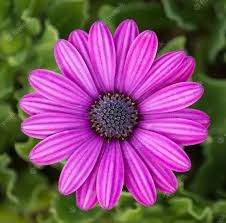
#> input picture flower.jpeg, 226 x 223 px, given in place of Flower.jpg, which was not available
$ python edge_filters.py   (older library calls are emulated)
#> lines starting #> are read from the running program, lines starting #| are printed output that depends on the picture; pictures that were not available may be replaced by others from this repository, and a replacement may not be noted
import numpy as np
import cv2
from PIL import Image
import matplotlib.pyplot as plt
img = Image.open("/Flower.jpg")
#> img is the input picture: PIL image 226x223 RGB; mean R, G, B 129.9, 76.8, 109.9
img = np.array(img,dtype=np.uint8)
def get_all_types_of_edges(img):
    laplace_kernel = np.array([
        [-1, -1, -1],
        [-1, 8, -1],
        [-1, -1, -1],
    ])
    x_kernel = np.array([
        [1, 1, 1],
        [0, 0, 0],
        [-1, -1, -1],
    ])
    y_kernel = np.array([
        [1, 0, -1],
        [1, 0, -1],
        [1, 0, -1],
    ])
    sharpen_kernel = np.array([
        [0, -1, 0],
        [-1, 5, -1],
        [0, -1, 0],
    ])
    blur_kernel = (1/16) * np.array([
        [1, 2, 1],
        [2, 4, 2],
        [1, 2, 1],
    ])

    # Laplace edges
    laplace_edges = cv2.filter2D(img, -1, laplace_kernel)
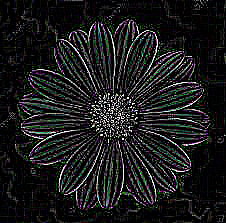
#> laplace_edges: shape (223, 226, 3); mean R, G, B 26.7, 27.7, 27.5
    x_edges = cv2.filter2D(img, -1, x_kernel)
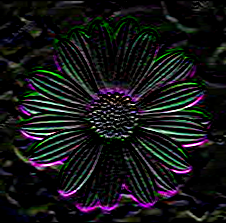
#> x_edges: shape (223, 226, 3); mean R, G, B 21.8, 22.5, 23.3
    y_edges = cv2.filter2D(img, -1, y_kernel)
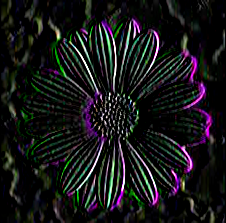
#> y_edges: shape (223, 226, 3); mean R, G, B 22.8, 23.1, 23.5
    sharp = cv2.filter2D(img, -1, sharpen_kernel)
    blur = cv2.filter2D(img, -1, blur_kernel)

    # Sobel edges
    sobelx = cv2.Sobel(src=img, ddepth=cv2.CV_64F, dx=1, dy=0, ksize=5)
    sobely = cv2.Sobel(src=img, ddepth=cv2.CV_64F, dx=0, dy=1, ksize=5)
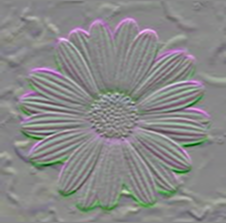
#> sobely: shape (223, 226, 3) float64; mean R, G, B 14.1, 15, 4.5; drawn with min black and max white
    sobelxy = cv2.Sobel(src=img, ddepth=cv2.CV_64F, dx=1, dy=1, ksize=5)
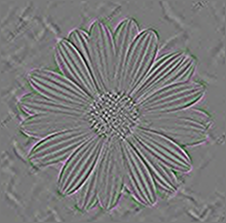
#> sobelxy: shape (223, 226, 3) float64; mean R, G, B 0, 0, 0; drawn with min black and max white

    # Canny edges
    edges = cv2.Canny(image=img, threshold1=100, threshold2=200)
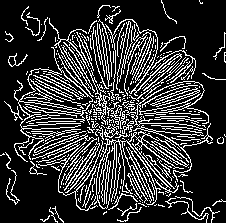
#> edges: shape (223, 226); 20.5% white in thin lines or dots

    laplace_edges_dict = {"Laplace": laplace_edges, "x_edges": x_edges, "y_edges": y_edges}
    sobel_edges_dict = {"Sobelx": sobelx, "Sobely": sobely, "Sobelxy": sobelxy}
    canny_edges_dict = {"Canny": edges}
    extra_filters_dict = {"Sharpen": sharp, "Blur": blur}

    return {"Laplace_edges": laplace_edges_dict, "Sobel_edges": sobel_edges_dict, "Canny_Edges": canny_edges_dict, "Extra_filters": extra_filters_dict}
def display_all(img):
  for k1 in img.keys():
    plt.figure()
    for k2 in img[k1].keys():
      print(k2)
      plt.imshow(img[k1][k2])
      plt.title(k1+"_"+k2)
      plt.show()
RGB_filter_outs = get_all_types_of_edges(img)
#> RGB_filter_outs = 4 items
display_all(RGB_filter_outs)
#> the loop in display_all, `for k1 in img.keys():` made 4 passes
#> k1 on passes 1 to 4: 'Laplace_edges', 'Sobel_edges', 'Canny_Edges', 'Extra_filters'
#| Laplace
#| x_edges
#| y_edges
#| Sobelx
#| Sobely
#| Sobelxy
#| Canny
#| Sharpen
#| Blur
#> pass 2, in display_all, `plt.show()`:
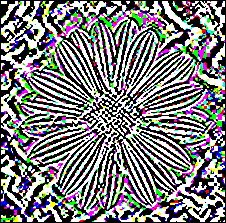
#> shown: shape (223, 226, 3) float64; mean R, G, B 0.49, 0.488, 0.493

$ run again, with sharpen.png saved as flower.jpeg
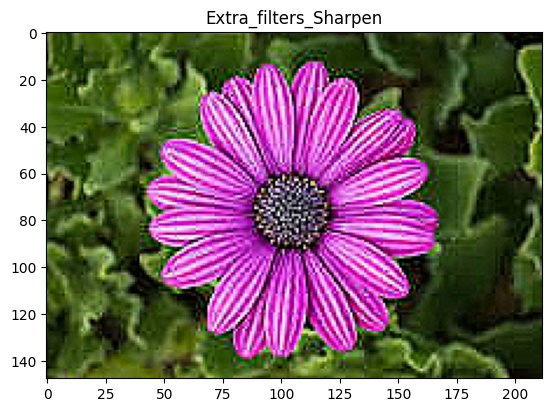
#> input picture sharpen.png, 552 x 412 px, given in place of Flower.jpg, which was not available
#> img is the input picture: PIL image 552x412 RGB; mean R, G, B 137.4, 118.9, 120.8
#> in get_all_types_of_edges, `edges = cv2.Canny(image=img, threshold1=100, threshold2=200)`:
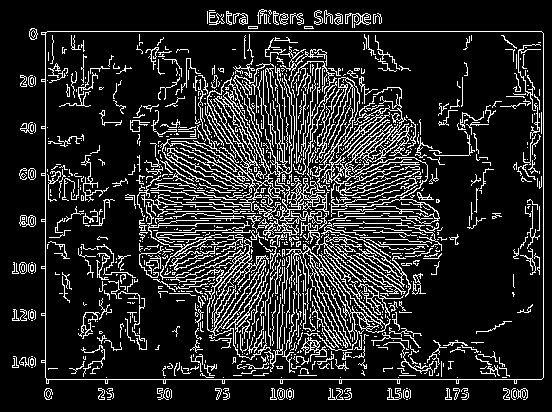
#> edges: shape (412, 552); 15.4% white in thin lines or dots
#> RGB_filter_outs = 4 items
#> the loop in display_all, `for k1 in img.keys():` made 4 passes
#> k1 on passes 1 to 4: 'Laplace_edges', 'Sobel_edges', 'Canny_Edges', 'Extra_filters'
#> (printed output is left out)
#> pass 2, in display_all, `plt.show()`:
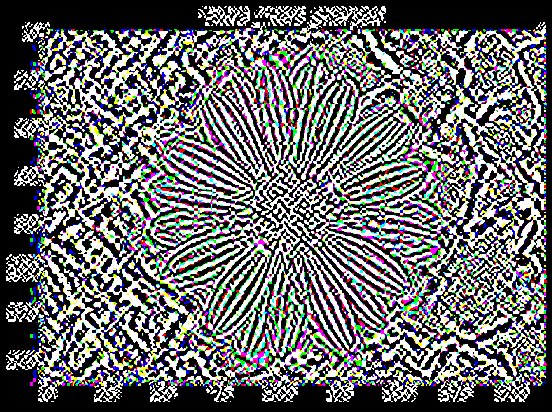
#> shown: shape (412, 552, 3) float64; mean R, G, B 0.42, 0.421, 0.423

$ run again, with sobelxy.png saved as flower.jpeg
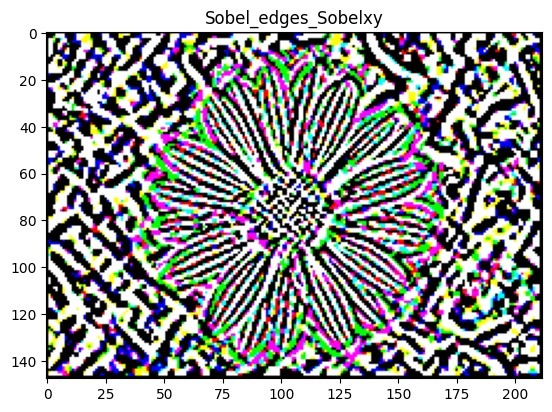
#> input picture sobelxy.png, 552 x 412 px, given in place of Flower.jpg, which was not available
#> img is the input picture: PIL image 552x412 RGB; mean R, G, B 153.4, 154, 153.2
#> in get_all_types_of_edges, `edges = cv2.Canny(image=img, threshold1=100, threshold2=200)`:
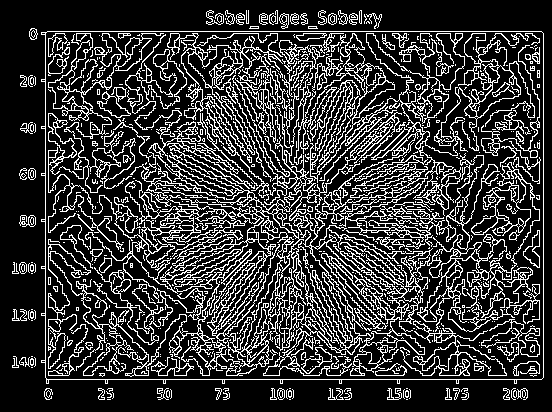
#> edges: shape (412, 552); 22% white in thin lines or dots
#> RGB_filter_outs = 4 items
#> the loop in display_all, `for k1 in img.keys():` made 4 passes
#> k1 on passes 1 to 4: 'Laplace_edges', 'Sobel_edges', 'Canny_Edges', 'Extra_filters'
#> (printed output is left out)
#> pass 2, in display_all, `plt.show()`:
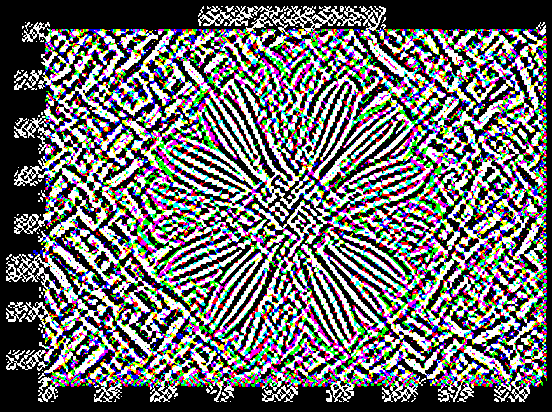
#> shown: shape (412, 552, 3) float64; mean R, G, B 0.421, 0.421, 0.422
